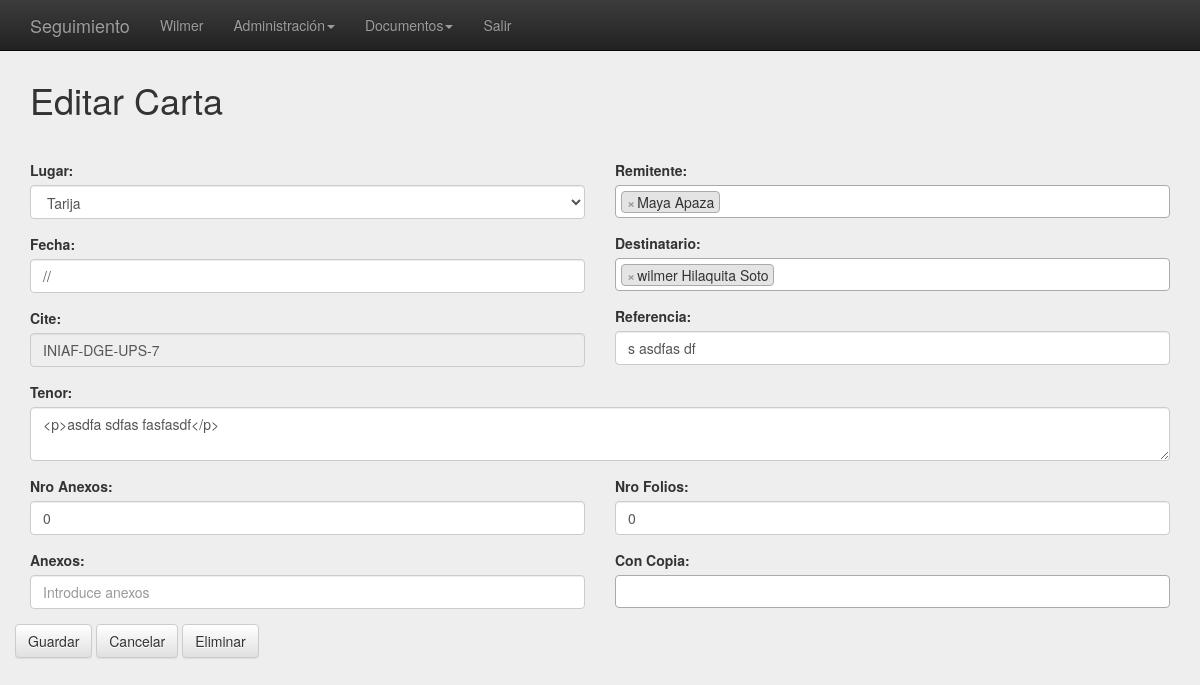
The app's page /index.php?controller=documento&action=editcarta&id=33 (signed in) with its own data.
### tables this page shows
CREATE TABLE `recurso` (
  `id` int(11) NOT NULL AUTO_INCREMENT,
  `controlador` varchar(25) DEFAULT NULL,
  `accion` varchar(25) DEFAULT NULL,
  `etiqueta` varchar(60) DEFAULT NULL,
  `idrecurso` int(11) DEFAULT NULL,
  `orden` int(2) DEFAULT '0',
  `fregistro` date DEFAULT NULL,
  `link` varchar(200) DEFAULT NULL,
  PRIMARY KEY (`id`)
);

CREATE TABLE `documento` (
  `id` int(11) NOT NULL AUTO_INCREMENT,
  `idtipodocumento` int(11) DEFAULT NULL,
  `idformato` int(11) DEFAULT NULL,
  `idusuario` int(11) DEFAULT NULL,
  `host` varchar(30) DEFAULT NULL,
  `fechahora` datetime DEFAULT NULL,
  `lugar` varchar(2) DEFAULT NULL,
  `fecharegistro` datetime DEFAULT NULL,
  `cite` varchar(100) DEFAULT NULL,
  `referencia` longtext,
  `tenor` longtext,
  `nroanexos` int(11) DEFAULT NULL,
  `anexos` longtext,
  `nrofolios` int(11) DEFAULT NULL,
  `estado` varchar(1) DEFAULT NULL,
  PRIMARY KEY (`id`),
  KEY `fk_doc_tipodoc` (`idtipodocumento`),
  KEY `fk_doc_format` (`idformato`),
  KEY `fk_doc_user` (`idusuario`),
  CONSTRAINT `fk_doc_format` FOREIGN KEY (`idformato`) REFERENCES `formato` (`id`),
  CONSTRAINT `fk_doc_tipodoc` FOREIGN KEY (`idtipodocumento`) REFERENCES `tipodocumento` (`id`),
  CONSTRAINT `fk_doc_user` FOREIGN KEY (`idusuario`) REFERENCES `actividadusuario` (`id`)
);

### core/ControladorBase.php (called while the page is built, shortened)
<?php
class ControladorBase{
    public function __construct() {
        require_once 'EntidadBase.php';
    }
    public function view($vista,$datos){
        require_once 'core/AyudaVistas.php';
        $helper=new AyudaVistas();
        require_once 'view/'.$vista.'View.php';
    }
}
?>

### core/EntidadBase.php (called while the page is built, shortened)
<?php
class EntidadBase{
    private $table;
    private $db;
    public function __construct($table) {
        $this->table=(string) $table;
        require_once 'Conectar.php';
        $this->conectar=new Conectar();
        $this->db = $this->conectar->conexion();
    }
    public function db(){
        return $this->db;
    }
    public function getById($id){
        $query=$this->db->query("SELECT * FROM $this->table WHERE id=$id");
        if($row = $query->fetch_object()) {
           $resultSet=$row;
        }
        return $resultSet;
    }
    public function sqlRecurso($query){
        $query=$this->db()->query($query);
        if($query==true){
            $c = 0;
            if($query->num_rows>1){
                while($row = $query->fetch_row()) {
                   $resultSet[$c]['id']=$row[0];
                   $resultSet[$c]['idrecurso']=$row[4];
                   $resultSet[$c]['etiqueta']=$row[3];
                   $resultSet[$c]['controller']=$row[1];
                   $resultSet[$c]['action']=$row[2];
                   $resultSet[$c]['link']=$row[6];
                   $resultSet[$c]['order']=$row[5];
                   $c++;
                }
            }else{
                $resultSet=true;
            }
        }else{
            $resultSet=false;
        }
        return $resultSet;
    }
}
?>

### core/Conectar.php (called while the page is built, shortened)
<?php
class Conectar{
    private $driver;
    private $host, $user, $pass, $database, $charset;
    private $con;
    public function __construct() {
        $this->driver='mysql';
        $this->host='localhost';
        $this->user='root';
        $this->pass='';
        $this->database='ssegui';
        $this->charset='utf8';
    }
    public function conexion(){
        if($this->driver=="mysql" || $this->driver==null){
            $this->con = new mysqli($this->host, $this->user, $this->pass, $this->database);
            $this->con->query("SET NAMES '".$this->charset."'");
        }
        return $this->con;
    }
}
?>

### model/Recurso.php (called while the page is built, shortened)
<?php
class Recurso extends EntidadBase{
    function getRecurso(){
        $query = "SELECT id,controlador,accion, etiqueta, idrecurso, orden fregistro, link FROM recurso ORDER BY orden ASC";
        $recurso = $this->sqlRecurso($query);
        return $recurso;
    }
}

### core/AyudaVistas.php (called while the page is built)
<?php
class AyudaVistas{
    public function url($controlador=CONTROLADOR_DEFECTO,$accion=ACCION_DEFECTO){
        $urlString="index.php?controller=".$controlador."&action=".$accion;
        return $urlString;
    }
}
?>

### model/Documento.php (called while the page is built, shortened)
<?php
class Documento extends EntidadBase{
    public function __construct() {
        $table="documento";
    }
}
?>

### view/editcartaView.php (the view, shortened to what this page needs)
<?php
require_once 'site/header.php';
require_once 'site/menu.php';
?>
      <div class="page-header">
        <h1><?php echo $title?></h1>
      </div>
<form role="form" method="post" action="<?php echo $helper->url("documento","editarcarta"); ?>">
<div class="row">
  <div class="col-xs-12 col-md-6">
      <div class="form-group">
        <label for="lugar">Lugar:</label>
        <select name="lugar" class="form-control" id="lugar" placeholder="Introduce Lugar" required autofocus>
          <option value="TA" <?php echo ($documento->lugar == 'TA') ? 'selected' : ''; ?>>Tarija</option>
        </select>
      </div>
      <div class="form-group">
        <label for="fecha">Fecha:</label>
        <input type="text" name="fecha" value="<?php echo $documento->fechahora ?>" class="form-control" id="fecha" placeholder="Introduce la fecha" autocomplete="off" required>
      </div>
      <div class="form-group">
        <label for="cite">Cite:</label>
        <input type="text" name="cite" value="<?php echo $documento->cite ?>" readonly="readonly" class="form-control" id="cite" placeholder="Introduce el Cite" required>
      </div>
    </div>
    <div class="col-xs-12 col-md-6">
      <div class="form-group">
        <label for="cite">Remitente:</label>
      </div>
      <div class="form-group">
        <label for="cite">Destinatario:</label>
      </div>
      <div class="form-group">
        <label for="referencia">Referencia:</label>
        <input type="text" name="referencia" value="<?php echo $documento->referencia ?>" class="form-control" id="referencia" placeholder="Introduce referencia" required>
      </div>
    </div>
    <div class="col-xs-12 col-md-12">
      <div class="form-group">
        <label for="tenor">Tenor:</label>
        <textarea name="tenor" class="form-control" placeholder="Introduce Tenor"><?php echo $documento->tenor ?></textarea>
      </div>
    </div>
    <div class="col-xs-12 col-md-6">
      <div class="form-group">
        <label for="">Nro Anexos:</label>
        <input type="nroanexos" name="nroanexos" value="<?php echo $documento->nroanexos ?>" class="form-control" id="nroanexos" placeholder="nroanexos" required>
      </div>
      <div class="form-group">
        <label for="anexos">Anexos:</label>
        <input type="text" name="anexos" value="<?php echo $documento->anexos ?>" class="form-control" id="anexos" placeholder="Introduce anexos" required>
      </div>
    </div>
    <div class="col-xs-12 col-md-6">
      <div class="form-group">
        <label for="nrofolios">Nro Folios:</label>
        <input type="text" name="nrofolios" value="<?php echo $documento->nrofolios ?>" class="form-control" id="nrofolios" placeholder="Introduce nrofolios" required>
      </div>
      <div class="form-group">
        <label for="concopia">Con Copia:</label>
      </div>
    </div>
  <div class="row">
    <div class="col-xs-12">
      <input type="submit" class="btn btn-default" name="guardar" value="Guardar" />
      <input type="button" class="btn btn-default" name="cancelar" value="Cancelar" onclick="location.href='index.php?controller=Bandejas&action=salida'" />
      <input type="button" class="btn btn-default" name="borrar" value="Eliminar" id="delete" onclick="location.href='index.php?controller=documento&action=borrardocumento&id=<?php echo $documento->id?>'" />
    </div>
  </div>
</div>
    </form>
<?php
require_once 'site/foot.php';
?>

### core/Helpers.php (shortened to what this page needs)
<?php
class Helpers
{
	public function generateMenu($arr, $ul = ''){
        echo '<ul'.$ul.'>';
        foreach ($arr as $val) {
            if (!empty($val['children'])) {
                echo '<li class="dropdown"><a href="index.php?controller='.$val['controller'].'&action='.$val['action'].'" class="dropdown-toggle" data-toggle="dropdown" role="button" aria-expanded="false">'.$val['etiqueta'].'<span class="caret"></span></a>';
                $this->generateMenu($val['children'],' class="dropdown-menu" role="menu"');
                echo '</li>';
            } else {
                echo '<li><a href="index.php?controller='.$val['controller'].'&action='.$val['action'].'">' . $val['etiqueta'] . '</a></li>';
            }
        }
        echo '</ul>';
	}
}
?>

### site/css/signin.css (style rules this page uses)
body { padding-top: 40px; padding-bottom: 40px; background-color: #eee; }

### records on screen
recurso: etiqueta "Wilmer"
recurso: etiqueta "Administración"
recurso: etiqueta "Documentos"
recurso: etiqueta "Salir"
documento: lugar "Tarija", fecha "//", cite "INIAF-DGE-UPS-7", referencia "s asdfas df", tenor "<p>asdfa sdfas fasfasdf</p>", nroanexos "0", nrofolios "0"

### other values on screen
$title "Editar Carta"
